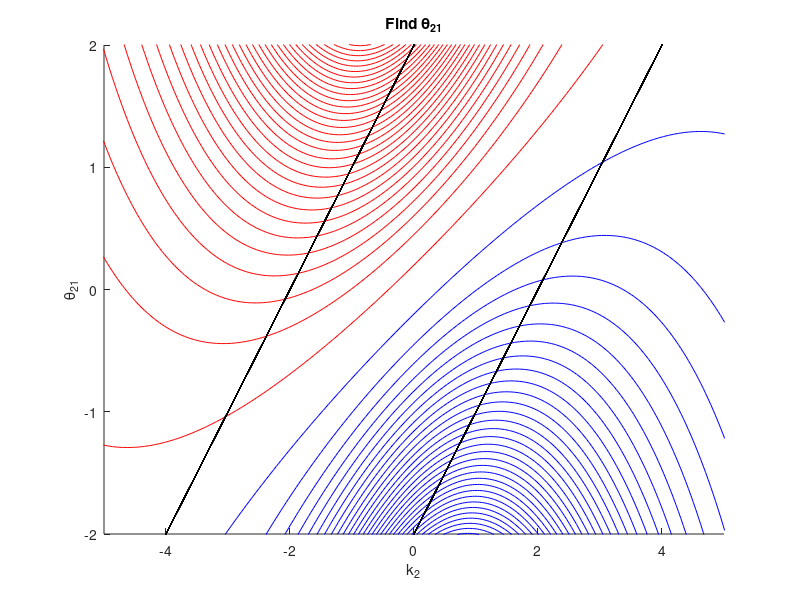

Write MATLAB code to recreate this figure.
clc; 
close all;
a1 = 1; a2 = 1; b = 0; 

k = 2.399;
theta_11 = min(2,(k-b)*a1/(a1^2+a2^2));
theta_12 = min(2,(k-b)*a2/(a1^2+a2^2));
theta_31 = max(-2,-(k+b)*a1/(a1^2+a2^2));
theta_32 = max(-2,-(k+b)*a2/(a1^2+a2^2));
%%
number_point = 50;
k2 = linspace(-20,20,1000); k4 = k2;
d2 = linspace(.01,2,number_point); d4 = d2;
theta21_lower = (k2-b-2*a2)./a1;
theta21_upper = (k2-b+2*a2)./a1;

part1 = a1/(a1^2+a2^2).*k2;       part1_ = repmat(part1,length(d2),1);
part2 = (1+exp(k2));            part2_ = repmat(part2,length(d2),1);
part3_ = repmat(d2',1,length(k2));
part4 = exp(k2);                part4_ = repmat(part4,length(d2),1);
part5 = a1/(a1^2+a2^2)*b;   

theta21_2 = part1_ - part2_.*sqrt(part3_./part4_) - part5;

if a1 >= a2
    Distance = theta21_2 - repmat(theta21_lower,length(d2),1);
else
    Distance = theta21_2 - (-2);
end
d_max_index = sum(sum(Distance > 0 ,2) > 0) + 1;
if d_max_index == number_point+1
    d_max_index = number_point;
end
distance = Distance(d_max_index,:);
temp_theta21 = theta21_2(d_max_index,:);

%
for j = 1:length(d2)
    xlim([-5,5]);ylim([-2,2]);xlabel('k_2');ylabel('\theta_{21}');title('Find \theta_{21}')
    
%     plot(k2,theta21_upper,'black');
    hold on;
    plot(k2,theta21_lower,'black')
    plot(k2,theta21_upper,'black')
    
    theta21_1 = part1 + part2.*sqrt(d2(j)./part4) - part5;
    plot(k2,theta21_1,'r')
    theta21_2 = part1 - part2.*sqrt(d2(j)./part4) - part5;
    plot(k2,theta21_2,'b')
    if a1 >= a2
        distance = theta21_2 - theta21_lower;
    else
        distance = theta21_2 - (-2);
    end
    if sum(distance > 0) == 0
        break
    end
end
